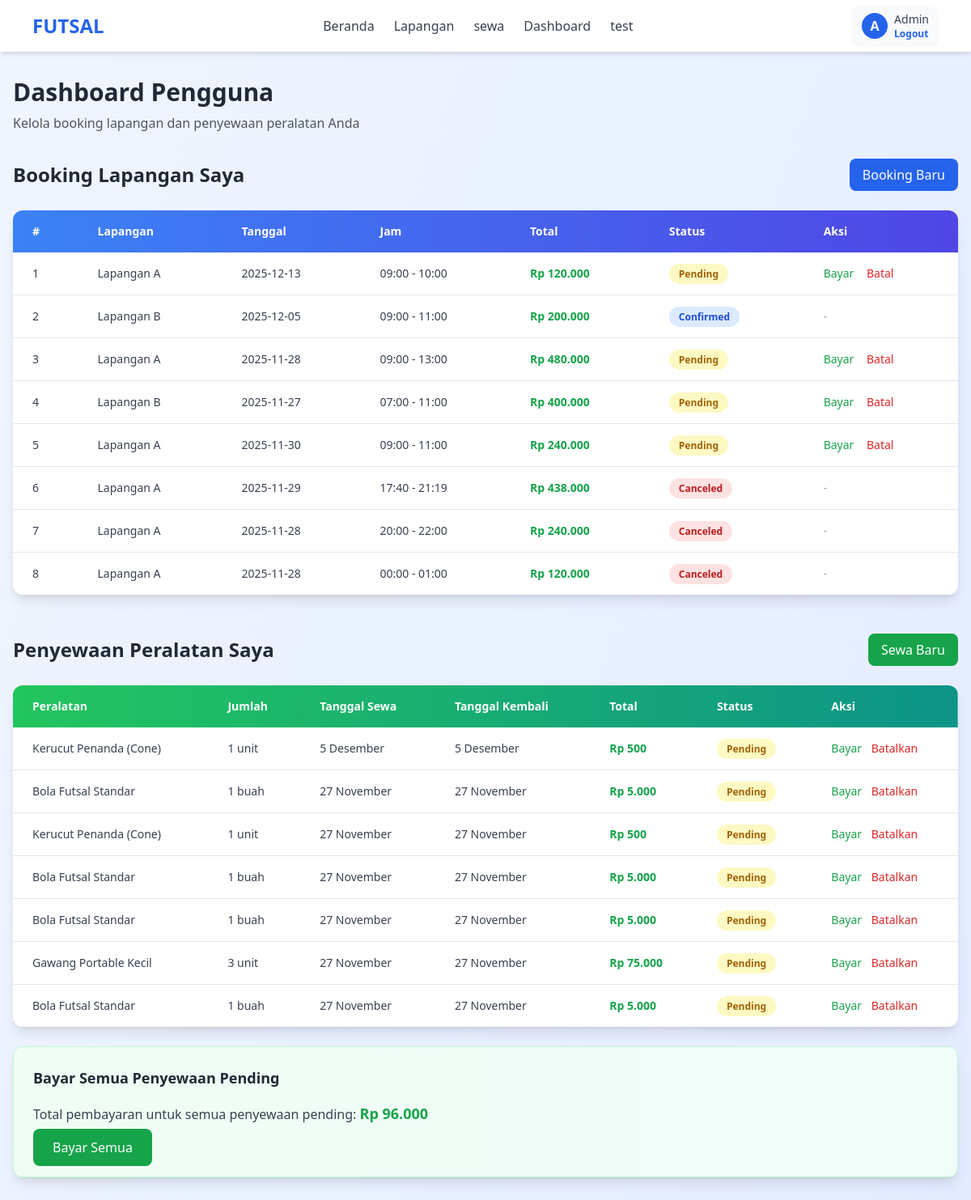
/dashboard.php (signed in), run on the app's committed database.
### tables this page shows
CREATE TABLE `booking` (
  `id` int(11) NOT NULL,
  `user_id` int(11) NOT NULL,
  `lapangan_id` int(11) NOT NULL,
  `tanggal` date NOT NULL,
  `jam_mulai` time NOT NULL,
  `jam_selesai` time NOT NULL,
  `total_harga` int(11) NOT NULL,
  `status` enum('pending','confirmed','canceled') DEFAULT 'pending',
  `created_at` timestamp NOT NULL DEFAULT current_timestamp()
);

CREATE TABLE `lapangan` (
  `id` int(11) NOT NULL,
  `nama` varchar(100) NOT NULL,
  `harga_per_jam` int(11) NOT NULL,
  `status` enum('ready','maintenance') DEFAULT 'ready',
  `gambar` varchar(255) DEFAULT NULL,
  `deskripsi` text DEFAULT NULL,
  `fasilitas` varchar(500) DEFAULT NULL
);

### function/auth.php (called while the page is built, shortened)
<?php
function is_logged_in() {
    return isset($_SESSION) && isset($_SESSION['user']) && !empty($_SESSION['user']);
}
function current_user() {
    return is_logged_in() ? $_SESSION['user'] : null;
}
function current_user_id() {
    $u = current_user();
    return $u ? intval($u['id']) : null;
}

### function/helpers.php (called while the page is built, shortened)
<?php
function format_rupiah($value) {
    return 'Rp ' . number_format($value, 0, ',', '.');
}
function friendly_date_id($date) {
    $dateObj = DateTime::createFromFormat('Y-m-d', $date);
    $months = ['Januari','Februari','Maret','April','Mei','Juni','Juli','Agustus','September','Oktober','November','Desember'];
    $day = $dateObj->format('j');
    $monthName = $months[intval($dateObj->format('n')) - 1];
    return $day . ' ' . $monthName;
}

### dashboard.php (the view, shortened to what this page needs)
<?php
include "includes/config.php";
include "includes/header.php";
require_once __DIR__ . '/function/auth.php';
require_once __DIR__ . '/function/helpers.php';
$user_id = current_user_id();
$bookings_sql = "SELECT b.*, l.nama, l.harga_per_jam
    FROM booking b
    JOIN lapangan l ON b.lapangan_id = l.id
    WHERE b.user_id=$user_id
    ORDER BY b.created_at DESC";
$bookings_res = mysqli_query($conn, $bookings_sql);
$bookings = [];
if ($bookings_res) {
    while ($row = mysqli_fetch_assoc($bookings_res)) {
        $bookings[] = $row;
    }
}
$rentals_sql = "SELECT sp.id, sp.nama_peralatan, spd.quantity, spd.tanggal_sewa, spd.tanggal_kembali, spd.total_harga, spd.status, sp.satuan
        FROM sewa_peralatan_detail spd
        JOIN sewa_peralatan sp ON spd.peralatan_id = sp.id
        WHERE spd.user_id = $user_id
        ORDER BY spd.tanggal_transaksi DESC";
$rentals_res = mysqli_query($conn, $rentals_sql);
$rentals = [];
if ($rentals_res) {
    while ($r = mysqli_fetch_assoc($rentals_res)) {
        $rentals[] = $r;
    }
}
$total_pending = 0;
$has_pending = false;
foreach ($rentals as $r) {
    if ($r['status'] === 'pending') {
        $total_pending += $r['total_harga'];
        $has_pending = true;
    }
}
?>
<main class="min-h-screen bg-gradient-to-br from-blue-50 to-indigo-100 py-8">
    <div class="max-w-7xl mx-auto px-4">
        <div class="mb-8">
            <h1 class="text-3xl font-bold text-gray-800 mb-2">Dashboard Pengguna</h1>
            <p class="text-gray-600">Kelola booking lapangan dan penyewaan peralatan Anda</p>
        </div>
        <div class="mb-12">
            <div class="flex justify-between items-center mb-6">
                <h2 class="text-2xl font-semibold text-gray-800">Booking Lapangan Saya</h2>
                <a href="lapangan.php" class="bg-blue-600 text-white px-4 py-2 rounded-lg hover:bg-blue-700 transition duration-200">Booking Baru</a>
            </div>
            <?php if (count($bookings) > 0): ?>
                <div class="bg-white rounded-xl shadow-lg overflow-hidden">
                    <div class="overflow-x-auto">
                        <table class="w-full">
                            <thead class="bg-gradient-to-r from-blue-500 to-indigo-600 text-white">
                                <tr>
                                    <th class="px-6 py-4 text-left text-sm font-semibold">#</th>
                                    <th class="px-6 py-4 text-left text-sm font-semibold">Lapangan</th>
                                    <th class="px-6 py-4 text-left text-sm font-semibold">Tanggal</th>
                                    <th class="px-6 py-4 text-left text-sm font-semibold">Jam</th>
                                    <th class="px-6 py-4 text-left text-sm font-semibold">Total</th>
                                    <th class="px-6 py-4 text-left text-sm font-semibold">Status</th>
                                    <th class="px-6 py-4 text-left text-sm font-semibold">Aksi</th>
                                </tr>
                            </thead>
                            <tbody class="divide-y divide-gray-200">
                                <?php $i = 1; foreach ($bookings as $row): ?>
                                    <tr class="hover:bg-gray-50 transition duration-150">
                                        <td class="px-6 py-4 text-sm text-gray-700 font-medium"><?= $i++ ?></td>
                                        <td class="px-6 py-4 text-sm text-gray-700"><?= htmlspecialchars($row['nama']) ?></td>
                                        <td class="px-6 py-4 text-sm text-gray-700"><?= htmlspecialchars($row['tanggal']) ?></td>
                                        <td class="px-6 py-4 text-sm text-gray-700">
                                            <?= htmlspecialchars(substr($row['jam_mulai'],0,5)) ?> -
                                            <?= htmlspecialchars(substr($row['jam_selesai'],0,5)) ?>
                                        </td>
                                        <td class="px-6 py-4 text-sm text-gray-700 font-semibold text-green-600">
                                            Rp <?= number_format($row['total_harga'], 0, ',', '.') ?>
                                        </td>
                                        <td class="px-6 py-4 text-sm">
                                            <span class="px-3 py-1 rounded-full text-xs font-semibold <?=
                                                $row['status'] === 'pending' ? 'bg-yellow-100 text-yellow-700' : (
                                                $row['status'] === 'confirmed' ? 'bg-blue-100 text-blue-700' : (
                                                $row['status'] === 'completed' ? 'bg-green-100 text-green-700' : 'bg-red-100 text-red-700'
                                            )) ?>">
                                                <?= ucfirst($row['status']) ?>
                                            </span>
                                        </td>
                                        <td class="px-6 py-4 text-sm">
                                            <?php if ($row['status'] === 'pending'): ?>
                                                <a href="process_booking.php?action=pay&id=<?= $row['id'] ?>"
                                                   class="text-green-600 hover:text-green-800 font-medium mr-3 transition duration-200">
                                                    Bayar
                                                </a>
                                                <a href="process_booking.php?action=cancel&id=<?= $row['id'] ?>"
                                                   class="text-red-600 hover:text-red-800 font-medium transition duration-200">
                                                    Batal
                                                </a>
                                            <?php else: ?>
                                                <span class="text-gray-400">-</span>
                                            <?php endif; ?>
                                        </td>
                                    </tr>
                                <?php endforeach; ?>
                            </tbody>
                        </table>
                    </div>
                </div>
            <?php endif; ?>
        </div>
        <div class="mb-12">
            <div class="flex justify-between items-center mb-6">
                <h2 class="text-2xl font-semibold text-gray-800">Penyewaan Peralatan Saya</h2>
                <a href="sewa.php" class="bg-green-600 text-white px-4 py-2 rounded-lg hover:bg-green-700 transition duration-200">Sewa Baru</a>
            </div>
            <?php if (count($rentals) > 0): ?>
                <div class="bg-white rounded-xl shadow-lg overflow-hidden">
                    <div class="overflow-x-auto">
                        <table class="w-full">
                            <thead class="bg-gradient-to-r from-green-500 to-teal-600 text-white">
                                <tr>
                                    <th class="px-6 py-4 text-left text-sm font-semibold">Peralatan</th>
                                    <th class="px-6 py-4 text-left text-sm font-semibold">Jumlah</th>
                                    <th class="px-6 py-4 text-left text-sm font-semibold">Tanggal Sewa</th>
                                    <th class="px-6 py-4 text-left text-sm font-semibold">Tanggal Kembali</th>
                                    <th class="px-6 py-4 text-left text-sm font-semibold">Total</th>
                                    <th class="px-6 py-4 text-left text-sm font-semibold">Status</th>
                                    <th class="px-6 py-4 text-left text-sm font-semibold">Aksi</th>
                                </tr>
                            </thead>
                            <tbody class="divide-y divide-gray-200">
                                <?php foreach ($rentals as $r): ?>
                                    <tr class="hover:bg-gray-50 transition duration-150">
                                        <td class="px-6 py-4 text-sm text-gray-700 font-medium"><?= htmlspecialchars($r['nama_peralatan']) ?></td>
                                        <td class="px-6 py-4 text-sm text-gray-700"><?= intval($r['quantity']) ?> <?= htmlspecialchars($r['satuan']) ?></td>
                                        <td class="px-6 py-4 text-sm text-gray-700"><?= friendly_date_id($r['tanggal_sewa']) ?></td>
                                        <td class="px-6 py-4 text-sm text-gray-700"><?= friendly_date_id($r['tanggal_kembali']) ?></td>
                                        <td class="px-6 py-4 text-sm text-gray-700 font-semibold text-green-600"><?= format_rupiah($r['total_harga']) ?></td>
                                        <td class="px-6 py-4 text-sm">
                                            <span class="px-3 py-1 rounded-full text-xs font-semibold <?=
                                                $r['status'] === 'pending' ? 'bg-yellow-100 text-yellow-700' : (
                                                $r['status'] === 'confirmed' ? 'bg-blue-100 text-blue-700' : (
                                                $r['status'] === 'completed' ? 'bg-green-100 text-green-700' : 'bg-red-100 text-red-700'
                                            )) ?>">
                                                <?= ucfirst($r['status']) ?>
                                            </span>
                                        </td>
                                        <td class="px-6 py-4 text-sm">
                                            <?php if ($r['status'] === 'pending'): ?>
                                                <a href="process_sewa.php?action=pay&id=<?= intval($r['id']) ?>" class="text-green-600 hover:text-green-800 font-medium mr-2 transition duration-200" onclick="return confirm('Konfirmasi pembayaran penyewaan ini?')">Bayar</a>
                                                <a href="process_sewa.php?action=cancel&id=<?= intval($r['id']) ?>" class="text-red-600 hover:text-red-800 font-medium transition duration-200" onclick="return confirm('Batalkan penyewaan ini?')">Batalkan</a>
                                            <?php else: ?>
                                                <span class="text-gray-400">-</span>
                                            <?php endif; ?>
                                        </td>
                                    </tr>
                                <?php endforeach; ?>
                            </tbody>
                        </table>
                    </div>
                </div>
                <?php if ($has_pending): ?>
                    <div class="mt-6 bg-gradient-to-r from-green-50 to-teal-50 rounded-xl shadow-lg p-6 border border-green-200">
                        <h3 class="text-lg font-semibold text-gray-800 mb-4">Bayar Semua Penyewaan Pending</h3>
                        <p class="text-gray-700 mb-4">Total pembayaran untuk semua penyewaan pending: <span class="font-bold text-green-600 text-lg"><?= format_rupiah($total_pending) ?></span></p>
                        <a href="process_sewa.php?action=pay_all" class="bg-green-600 text-white px-6 py-3 rounded-lg hover:bg-green-700 transition duration-200 font-medium" onclick="return confirm('Konfirmasi pembayaran semua penyewaan pending?')">Bayar Semua</a>
                    </div>
                <?php endif; ?>
            <?php endif; ?>
        </div>
    </div>
</main>
<?php include "includes/footer.php"; ?>

### data on the page
booking: lapangan.nama "Lapangan A", tanggal "2025-12-13", jam_mulai "09:00", jam_selesai "10:00", total_harga "120.000", status "Pending"
booking: lapangan.nama "Lapangan B", tanggal "2025-12-05", jam_mulai "09:00", jam_selesai "11:00", total_harga "200.000", status "Confirmed"
booking: lapangan.nama "Lapangan A", tanggal "2025-11-28", jam_mulai "09:00", jam_selesai "13:00", total_harga "480.000", status "Pending"
booking: lapangan.nama "Lapangan B", tanggal "2025-11-27", jam_mulai "07:00", jam_selesai "11:00", total_harga "400.000", status "Pending"
booking: lapangan.nama "Lapangan A", tanggal "2025-11-30", jam_mulai "09:00", jam_selesai "11:00", total_harga "240.000", status "Pending"
booking: lapangan.nama "Lapangan A", tanggal "2025-11-29", jam_mulai "17:40", jam_selesai "21:19", total_harga "438.000", status "Canceled"
booking: lapangan.nama "Lapangan A", tanggal "2025-11-28", jam_mulai "20:00", jam_selesai "22:00", total_harga "240.000", status "Canceled"
booking: lapangan.nama "Lapangan A", tanggal "2025-11-28", jam_mulai "00:00", jam_selesai "01:00", total_harga "120.000", status "Canceled"

### other printed values
$initial "A"
$user_name "Admin"
$r['nama_peralatan'] "Kerucut Penanda (Cone)"
$r['quantity'] "1"
$r['satuan'] "unit"
friendly_date_id($r['tanggal_sewa']) "5 Desember"
friendly_date_id($r['tanggal_kembali']) "5 Desember"
format_rupiah($r['total_harga']) "Rp 500"
$r['status'] "Pending"
$r['nama_peralatan'] "Bola Futsal Standar"
$r['satuan'] "buah"
friendly_date_id($r['tanggal_sewa']) "27 November"
friendly_date_id($r['tanggal_kembali']) "27 November"
format_rupiah($r['total_harga']) "Rp 5.000"
$r['nama_peralatan'] "Gawang Portable Kecil"
